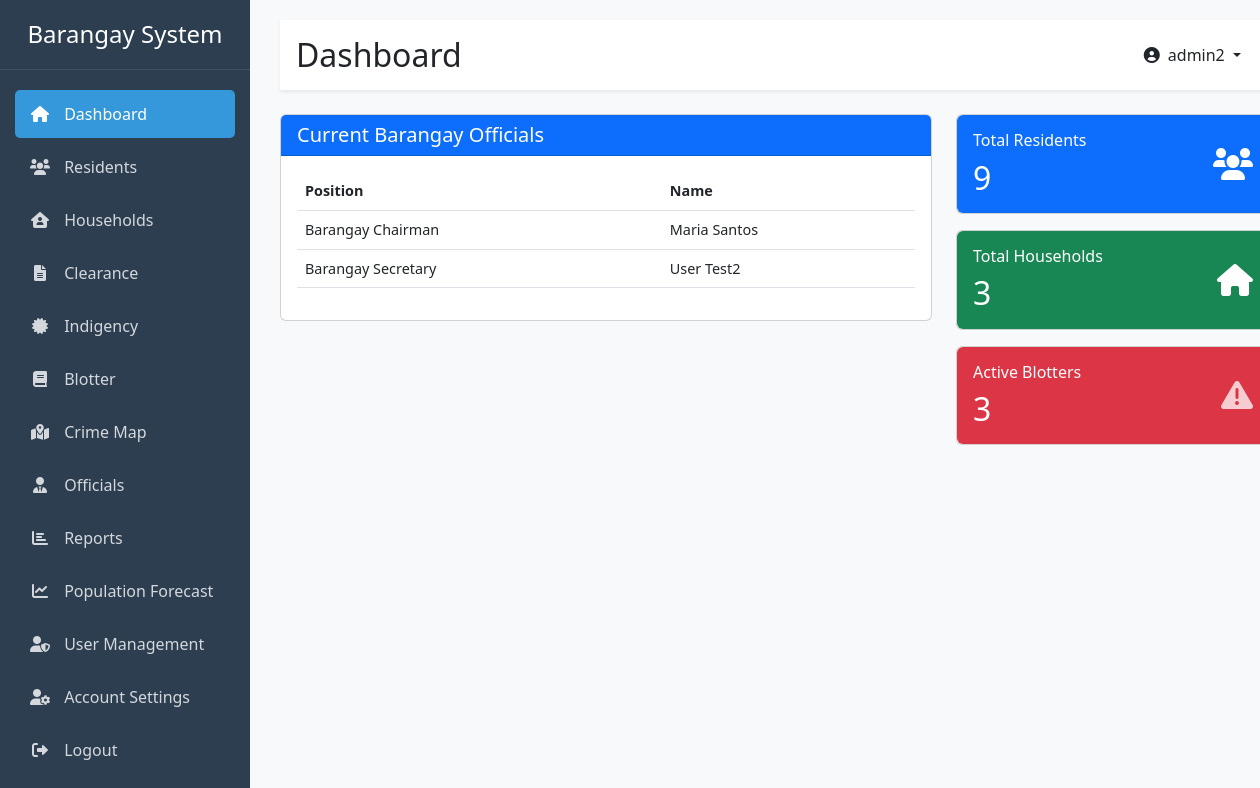
Page /dashboard.php (signed in) on the committed database.
### tables this page shows
CREATE TABLE `officials` (
  `id` int(11) NOT NULL,
  `position` varchar(50) NOT NULL,
  `first_name` varchar(50) NOT NULL,
  `last_name` varchar(50) NOT NULL,
  `contact_number` varchar(20) DEFAULT NULL,
  `term_start` date NOT NULL,
  `term_end` date NOT NULL,
  `status` enum('Active','Inactive') DEFAULT 'Active'
);

### dashboard.php (the view, shortened to what this page needs)
<?php
require_once 'config.php';
$query = "SELECT * FROM officials WHERE status = 'Active' ORDER BY position";
$result = $conn->query($query);
$officials = $result->fetch_all(MYSQLI_ASSOC);
$stats = [
    'residents' => $conn->query("SELECT COUNT(*) FROM residents")->fetch_row()[0],
    'blotters' => $conn->query("SELECT COUNT(*) FROM blotter WHERE status = 'Pending'")->fetch_row()[0],
    'households' => $conn->query("SELECT COUNT(DISTINCT household_id) FROM residents")->fetch_row()[0]
];
?>
<!DOCTYPE html>
<html lang="en">
<head>
    <link href="https://cdn.jsdelivr.net/npm/bootstrap@5.3.0/dist/css/bootstrap.min.css" rel="stylesheet">
    <link href="https://cdnjs.cloudflare.com/ajax/libs/font-awesome/6.0.0/css/all.min.css" rel="stylesheet">
</head>
<body>
    <div class="container-fluid">
        <div class="row">
            <?php require_once __DIR__ . '/includes/header.php'; ?>
            <div class="col-md-9 col-lg-10 main-content">
                <div class="d-flex justify-content-between align-items-center mb-4 p-3 bg-white shadow-sm">
                    <h2 class="mb-0">Dashboard</h2>
                    <div class="dropdown">
                        <button class="btn btn-link text-dark text-decoration-none dropdown-toggle" type="button" id="userMenu" data-bs-toggle="dropdown" aria-expanded="false">
                            <i class="fas fa-user-circle me-2"></i><?php echo htmlspecialchars($_SESSION['username']); ?>
                        </button>
                    </div>
                </div>
                <div class="row">
                    <div class="col-md-8">
                        <div class="card">
                            <div class="card-header bg-primary text-white">
                                <h5 class="card-title mb-0">Current Barangay Officials</h5>
                            </div>
                            <div class="card-body">
                                <div class="table-responsive">
                                    <table class="table table-hover officials-table">
                                        <thead>
                                            <tr>
                                                <th>Position</th>
                                                <th>Name</th>
                                            </tr>
                                        </thead>
                                        <tbody>
                                            <?php foreach ($officials as $official): ?>
                                            <tr>
                                                <td><?= htmlspecialchars($official['position']) ?></td>
                                                <td><?= htmlspecialchars($official['first_name'] . ' ' . $official['last_name']) ?></td>
                                            </tr>
                                            <?php endforeach; ?>
                                        </tbody>
                                    </table>
                                </div>
                            </div>
                        </div>
                    </div>
                    <div class="col-md-4">
                        <div class="card mb-3 stat-card">
                            <div class="card-body bg-primary text-white rounded">
                                <div class="d-flex justify-content-between align-items-center">
                                    <div>
                                        <h6 class="card-title mb-0">Total Residents</h6>
                                        <h2 class="mb-0 mt-2"><?= number_format($stats['residents']) ?></h2>
                                    </div>
                                    <i class="fas fa-users fa-2x"></i>
                                </div>
                            </div>
                        </div>
                        <div class="card mb-3 stat-card">
                            <div class="card-body bg-success text-white rounded">
                                <div class="d-flex justify-content-between align-items-center">
                                    <div>
                                        <h6 class="card-title mb-0">Total Households</h6>
                                        <h2 class="mb-0 mt-2"><?= number_format($stats['households']) ?></h2>
                                    </div>
                                    <i class="fas fa-home fa-2x"></i>
                                </div>
                            </div>
                        </div>
                        <div class="card mb-3 stat-card">
                            <div class="card-body bg-danger text-white rounded">
                                <div class="d-flex justify-content-between align-items-center">
                                    <div>
                                        <h6 class="card-title mb-0">Active Blotters</h6>
                                        <h2 class="mb-0 mt-2"><?= number_format($stats['blotters']) ?></h2>
                                    </div>
                                    <i class="fas fa-exclamation-triangle fa-2x opacity-75"></i>
                                </div>
                            </div>
                        </div>
                    </div>
                </div>
            </div>
        </div>
    </div>
</body>
</html>

### css/sidebar.css (style rules this page uses)
.main-content { margin-left: 250px; padding: 20px 30px; min-height: 100vh; background-color: #f8f9fa; }

### dashboard.php (style rules this page uses)
.main-content { padding: 20px; }
.officials-table { font-size: 0.9rem; }
.officials-table th, .officials-table td { padding: 8px; }
.stat-card { transition: transform 0.2s; }

### rows in the picture
officials: position "Barangay Chairman", first_name+last_name "Maria Santos"
officials: position "Barangay Secretary", first_name+last_name "User Test2"

### other values in the picture
$_SESSION['username'] "admin2"
$stats['residents'] "9"
$stats['households'] "3"
$stats['blotters'] "3"
